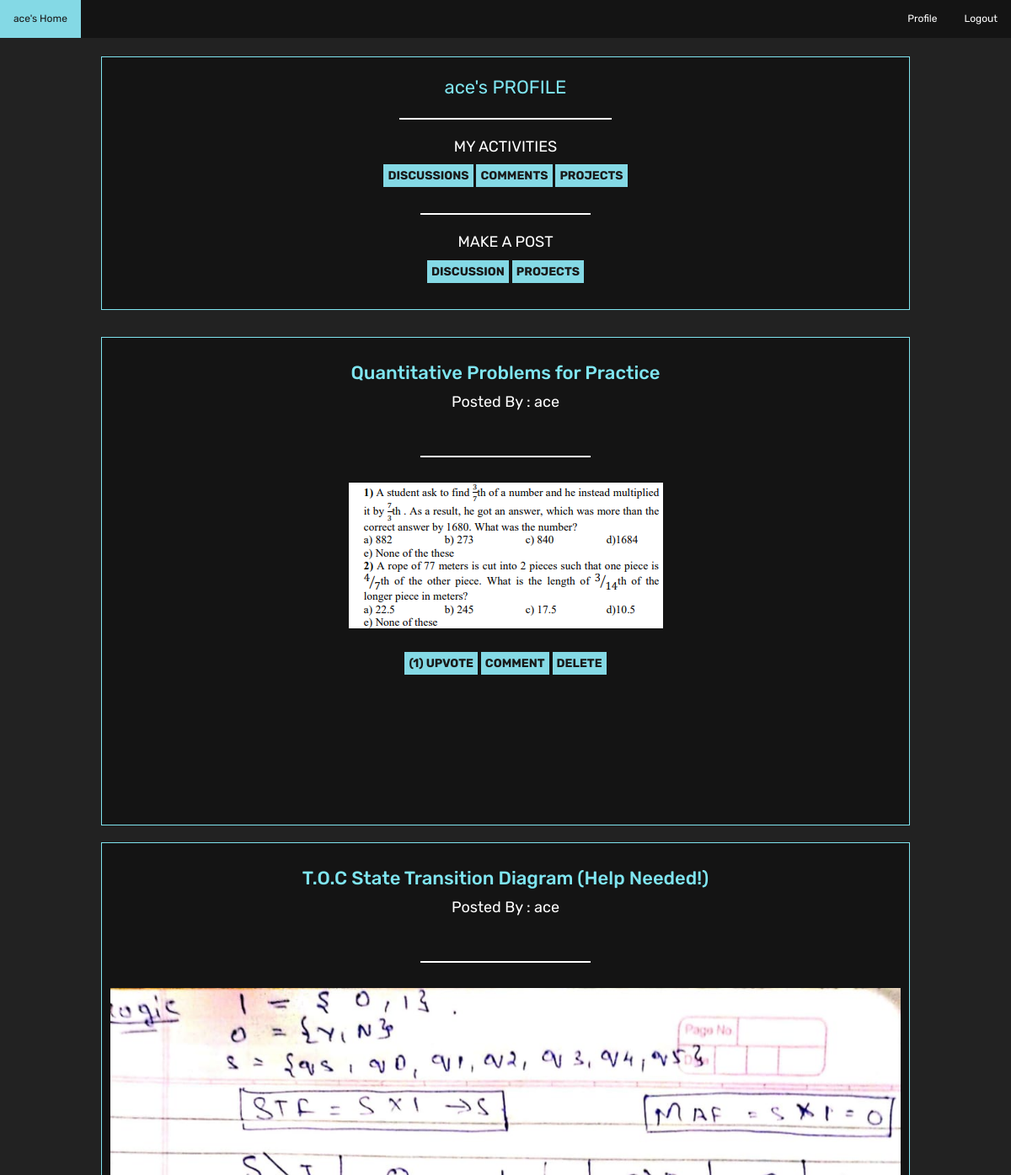
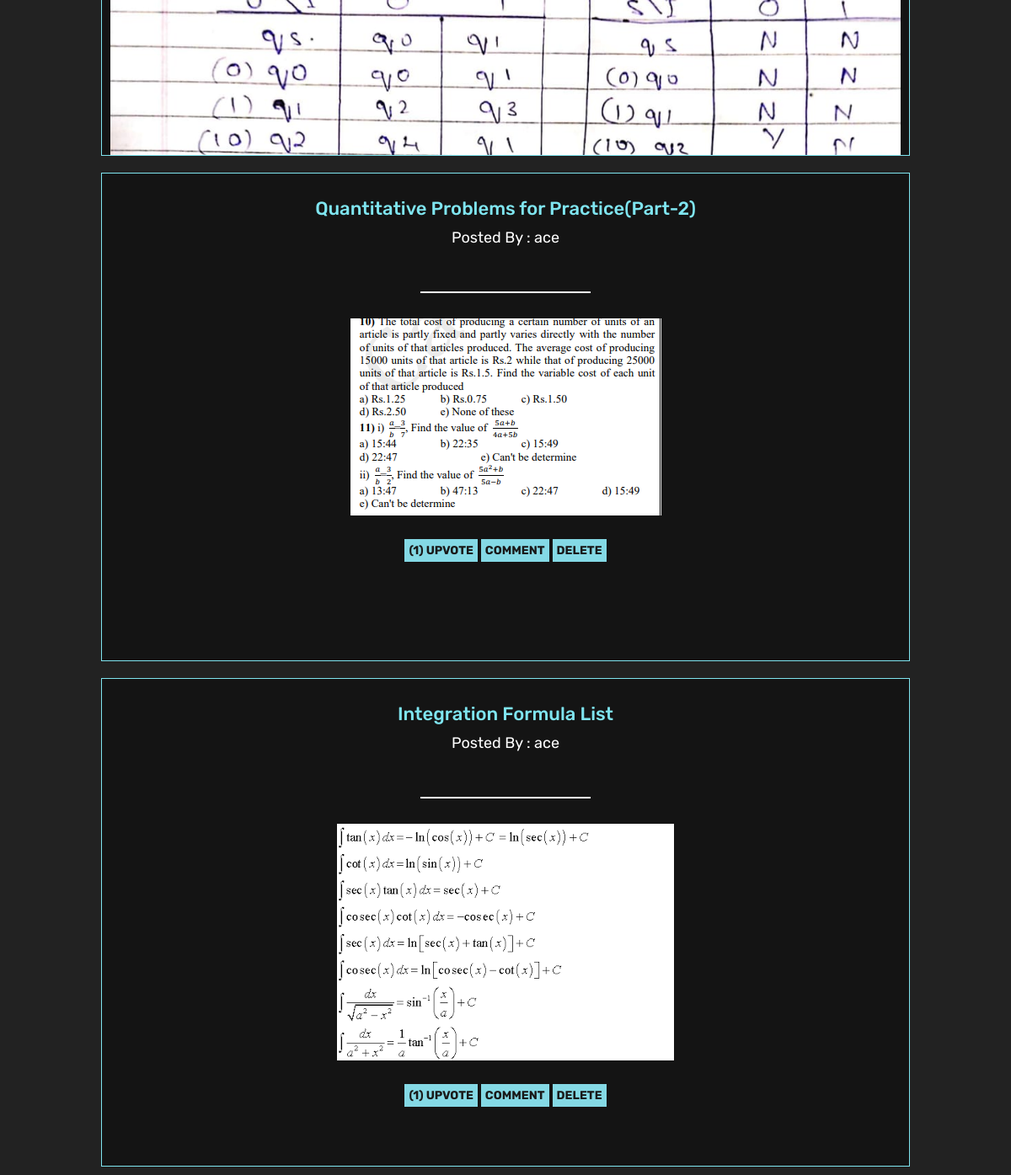
The app's page /usersave.php (signed in), older data (2 pictures, top to bottom).
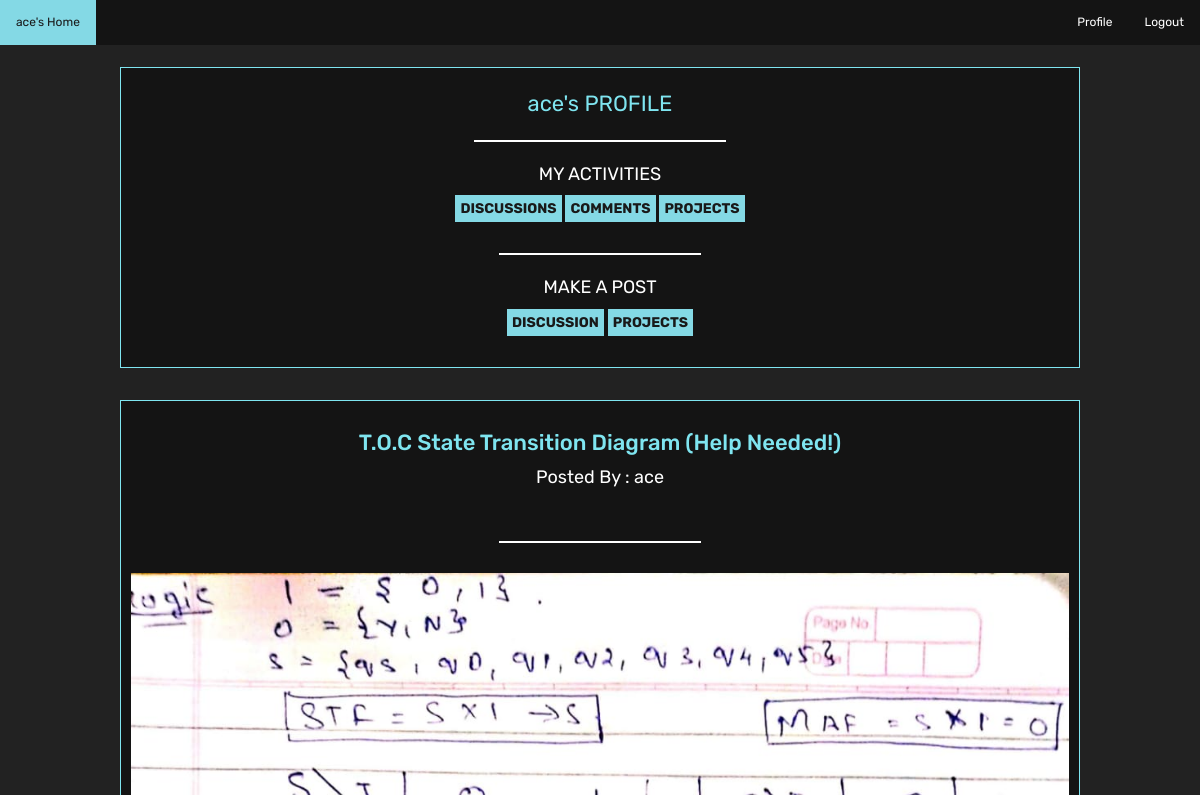
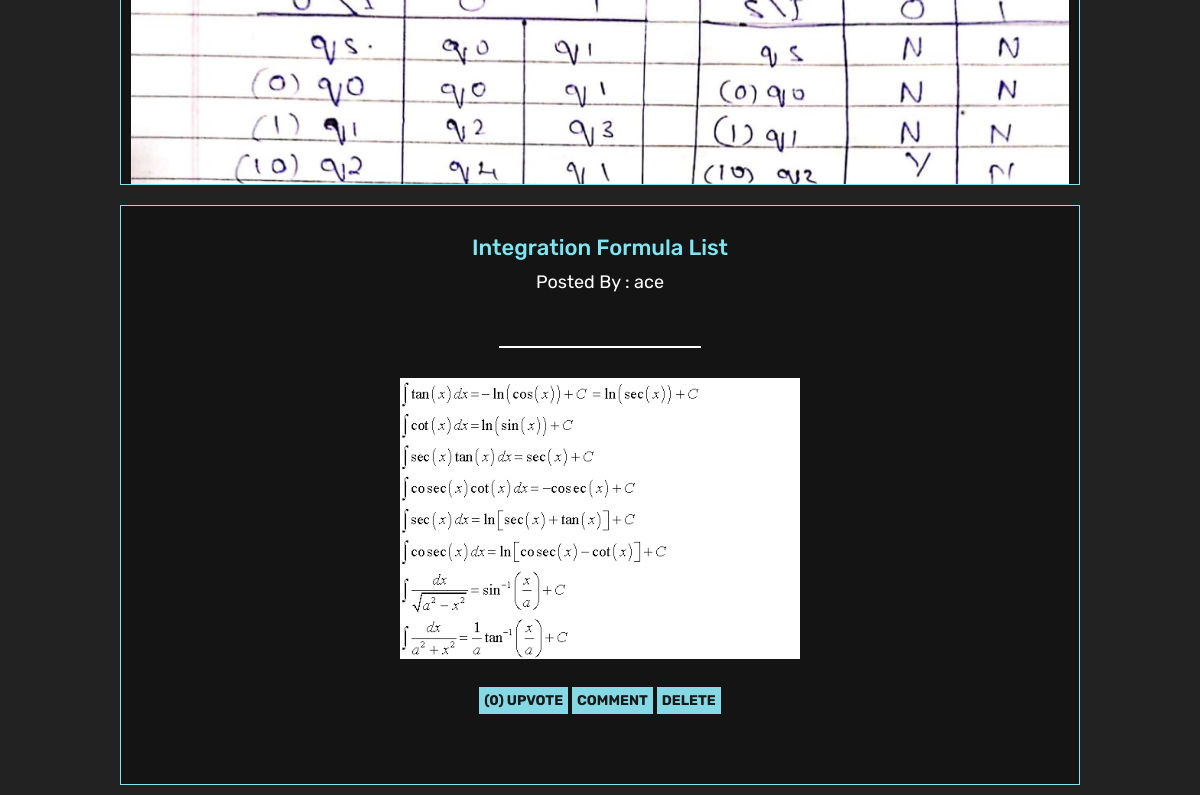
The same page, newer data (2 pictures, top to bottom).
### tables this page shows
CREATE TABLE `posttable` (
  `title` varchar(255) NOT NULL,
  `content` longtext NOT NULL,
  `author` varchar(255) NOT NULL,
  `image` varchar(255) DEFAULT NULL,
  `id` int(11) NOT NULL,
  `likes` int(11) NOT NULL DEFAULT 0,
  `dislikes` int(11) NOT NULL DEFAULT 0,
  `tag` varchar(50) DEFAULT NULL
);

### get_savedposts.php (the view, shortened to what this page needs)
<?php
function getMyPosts(){
  $con = mysqli_connect("localhost","root","","posts");
  $user=$_SESSION['email'];
  $query = "SELECT * FROM `posttable` where author='$user'";
  $result=mysqli_query($con,$query);
    while($row=mysqli_fetch_array($result)){
      echo '
      <div class="container">
      <h3 class="posttitle">'.$row['title'].'</h3>
      <p class="postcontent">Posted By : '.$row['author'].'</p>
      <br>
      <hr width="200px">
      <p class="postcontent">'.$row['content'].'<p>
      <img src="uploads/'.$row['image'].'"class="imgt" ?>
      <br>
      <div class ="interact">
      <a class="btnLike" href="like.php?id='.$row["id"].'"><span>('.$row["likes"].') </span>UPVOTE</a>
      <a class="btnLike" href="comment.php?id='.$row["id"].'"></span>COMMENT</a>
      <a class="btnLike" href="delete.php?id='.$row["id"].'"></span>DELETE</a>
      </div>
      </div>
      ';
  }
}
?>

Row changes from the older to the newer data that the page shows:
removed posttable: title "Quantitative Problems for Practice", author "ace", image (picture), likes "1"
removed posttable: title "Quantitative Problems for Practice(Part-2)", author "ace", image (picture), likes "1"
changed posttable "Integration Formula List": likes "1" → "0"
